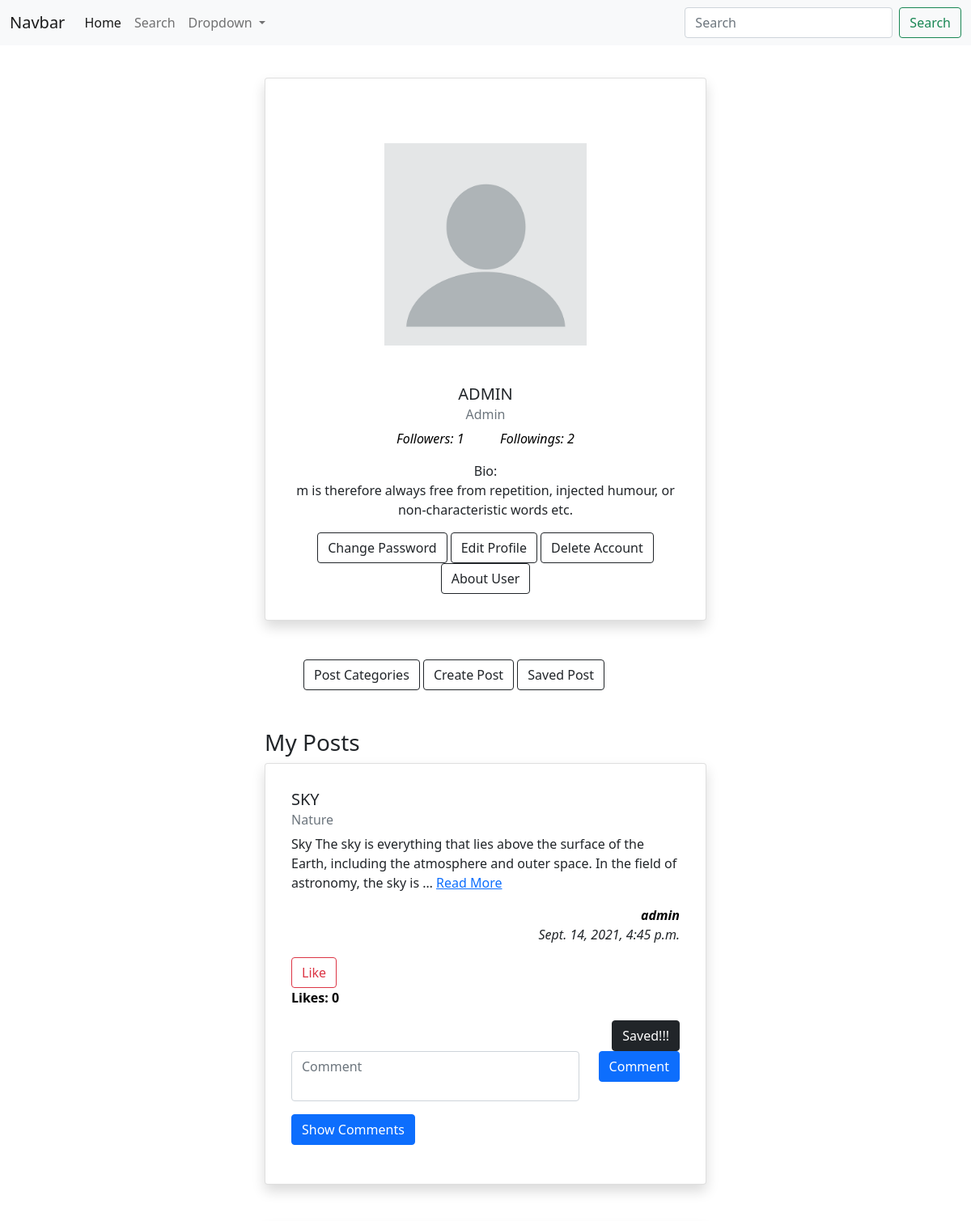
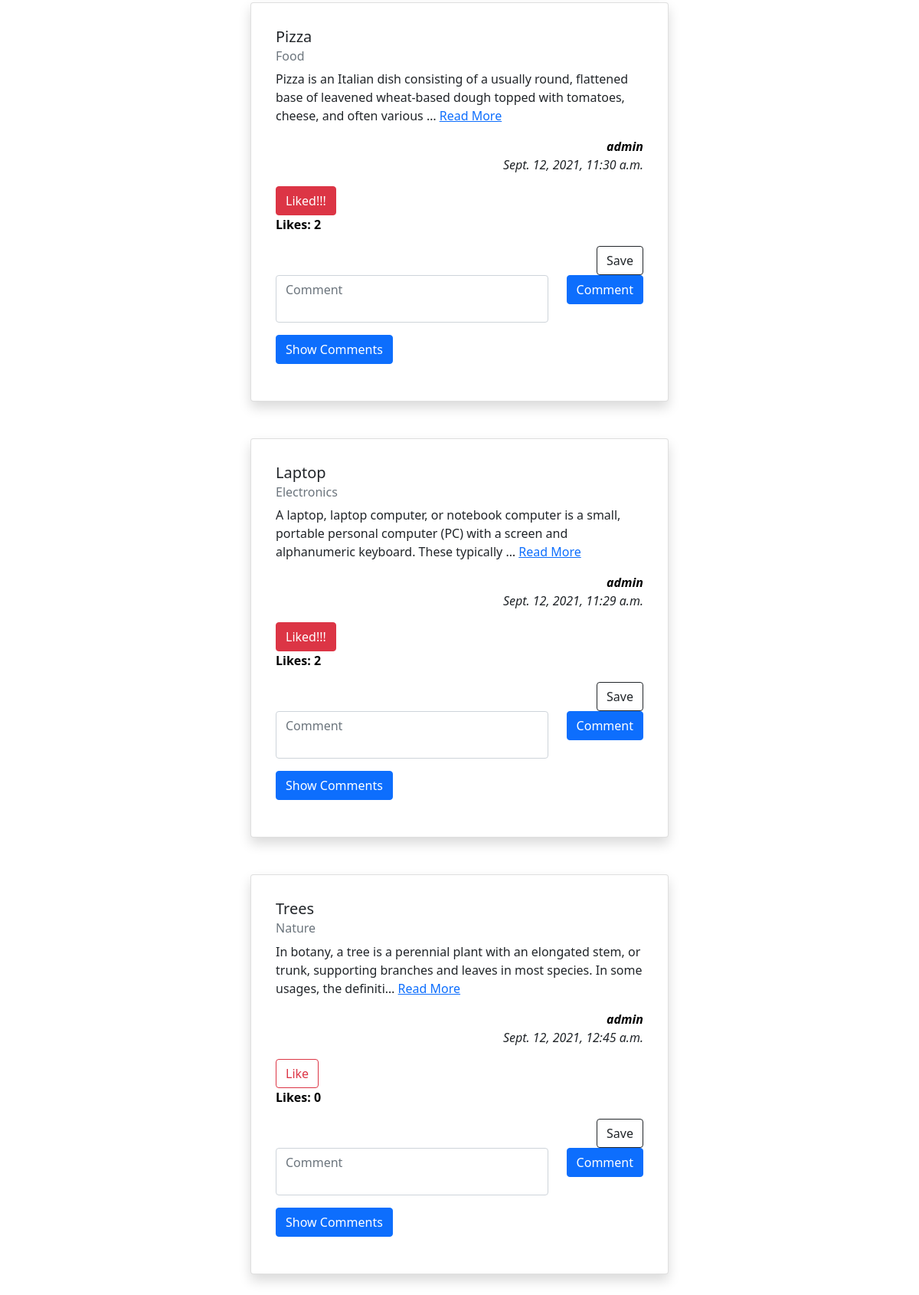
The app's page /user-profile/1/ (signed in) with its own data (2 pictures, top to bottom).
### mainapp/models.py (models this page shows, shortened)
class AboutUser(models.Model):
    GENDER_CHOICES = (
        ('Male', 'Male'),
        ('Female', 'Female'),
        ('Others', 'Others'),
        ('Prefer Not to Say', 'Prefer Not to Say')
    )
    user = models.OneToOneField(User, on_delete = models.CASCADE)
    gender = models.CharField(max_length = 100, choices = GENDER_CHOICES)
    age = models.IntegerField() # For checking restriction (age is required)
    contact_number = models.IntegerField(blank = True, null=True, unique=True)
    description = models.TextField(blank = True, null=True)
    created = models.DateTimeField(auto_now_add=True)

class Post(models.Model):
    posted_by = models.ForeignKey(User, on_delete = models.CASCADE)
    post_title = models.CharField(max_length = 100)
    post_category = models.ForeignKey(PostCategory, on_delete=models.SET_NULL, null = True)
    post_content = models.TextField()
    post_created = models.DateTimeField(auto_now_add=True)
    class Meta:
        ordering = ['-post_created']

class PostCategory(models.Model):
    category_name = models.CharField(max_length = 150)
    created = models.DateTimeField(auto_now_add=True)
    def __str__(self):
        return self.category_name
    class Meta:
        ordering = ['-created']

### mainapp/views.py (the view, shortened to what this page needs)
# urls.py: path('user-profile/<int:pk>/', views.UserProfileView.as_view(), name='user-profile'),
class UserProfileView(LoginRequiredMixin, DetailView):
    template_name = 'mainapp/user-profile.html'
    model = User
    context_object_name = 'user'
    def get(self, *args, **kwargs):
        try:
            User.objects.get(id = kwargs['pk'])
        except:
            return HttpResponseRedirect(f'/user-profile/{self.request.user.id}/')
        return super().get(*args, **kwargs)
    def get_context_data(self, *args, **kwargs):
        context = super().get_context_data(*args, **kwargs)
        user_id = kwargs.get('object').id
        user_info = User.objects.get(id = user_id)
        user_abt = AboutUser.objects.get(user = user_info)
        context['user_abt'] = user_abt
        posts = Post.objects.filter(posted_by = User.objects.get(id = user_id))
        context['posts'] = posts
        all_posts = {}
        for post in posts:
            all_posts[post] = {}
            total_like = Like.objects.filter(post = post).count()
            num_like = Like.objects.filter(post = post, liked_by = User.objects.get(id = self.request.user.id)).count()
            num_save = Save.objects.filter(post = post, saved_by = User.objects.get(id = self.request.user.id)).count()
            all_posts[post]['comments'] = {}
            for cmt in Comment.objects.filter(post = post):
                tot_cmt_like = CommentLike.objects.filter(comment = cmt).count()
                usr_cmt_like = CommentLike.objects.filter(
                    liked_by = User.objects.get(id = self.request.user.id),
                    comment = cmt).count()
                all_posts[post]['comments'][cmt] = {}
                all_posts[post]['comments'][cmt]['comment_like'] = tot_cmt_like
                if usr_cmt_like == 1:
                    all_posts[post]['comments'][cmt]['comment_status'] = False
                elif usr_cmt_like == 0:
                    all_posts[post]['comments'][cmt]['comment_status'] = True
            all_posts[post]['total_likes'] = total_like
            if num_like == 1:
                all_posts[post]['like_status'] = False
            elif num_like == 0:
                all_posts[post]['like_status'] = True
            if num_save == 1:
                all_posts[post]['save_status'] = False
            elif num_save == 0:
                all_posts[post]['save_status'] = True
        context['all_posts'] = all_posts
        follower = User.objects.get(id = self.request.user.id)
        following = User.objects.get(id = user_id)
        rel_cnt = Follow.objects.filter(follower = follower, following = following).count()
        if rel_cnt == 1:
            context['avail_follow'] = False
        elif rel_cnt == 0:
            context['avail_follow'] = True
        context['num_followers'] = Follow.objects.filter(following = user_id).count() # Others are following to me
        context['num_followings'] = Follow.objects.filter(follower = user_id).count() # I am following to others
        return context

### mainapp/templates/mainapp/user-profile.html (shortened to what this page needs)
{% extends 'mainapp/main.html' %}
{% load static %}
{% block content %}
    <div class="row justify-content-center">
        <div class="col-sm-6 mt-5">
            <div class="card shadow p-3 mb-5 bg-body rounded">
                <div class="card-body">
                    <div class="text-center">
                        <img src="{% static 'mainapp/images/useravatar.png' %}" alt="{{user.username}}" class="m-5" title="{{user.username}}"
                        width="250px" height="250px">
                        <h5 class="card-title">{{user.username|upper}}</h5>
                        {% if user.is_superuser %}
                            <h6 class="card-subtitle mb-2 text-muted">Admin</h6>
                        {% else %}
                            <h6 class="card-subtitle mb-2 text-muted">User</h6>
                        {% endif %}
                        <p class="card-text">
                            <em>
                                <a href="{% url 'user-follow' user.id %}" style="text-decoration: none; color: black;">
                                    Followers: {{num_followers}}
                                </a>
                            </em> &emsp; &emsp;
                            <em>
                                <a href="{% url 'user-follow' user.id %}" style="text-decoration: none; color: black;">
                                    Followings: {{num_followings}}
                                </a>
                            </em>
                        </p>
                        <p class="card-text">Bio:<br>{{user_abt.description|truncatechars:150}}</p>
                        {% if request.user.id == user.id %}
                            <a href="{% url 'change-password' user.id %}" class="btn btn-outline-dark">Change Password</a>
                            <a href="{% url 'edit-profile' user.id %}" class="btn btn-outline-dark">Edit Profile</a>
                            <a href="{% url 'delete-user' user.id %}" class="btn btn-outline-dark">Delete Account</a>
                            <a href="{% url 'about-user' %}" class="btn btn-outline-dark">About User</a>
                        {% endif %}
                    </div>
                </div>
            </div>
            <div class="m-5">
                {% if request.user.id == user.id %}
                    <a href="{% url 'post-categories' %}" class="btn btn-outline-dark">Post Categories</a>
                    <a href="{% url 'create-post' %}" class="btn btn-outline-dark">Create Post</a>
                    <a href="{% url 'saved-posts' user.id %}" class="btn btn-outline-dark">Saved Post</a>
                {% endif %}
            </div>
        </div>
    </div>
    <div class="row justify-content-center">
        <div class="col-sm-6 mb-5">
            <h3>My Posts</h3>
            {% for post, post_info in all_posts.items %}
                <div class="card mb-3 shadow p-3 mb-5 bg-body rounded">
                    <div class="card-body">
                        <h5 class="card-title">{{post.post_title}}</h5>
                        <h6 class="card-subtitle mb-2 text-muted">{{post.post_category}}</h6>
                        <p class="card-text">
                            {{post.post_content|truncatechars:150}}
                            <a href="{% url 'post-detail' post.id %}" class="card-link">Read More</a>
                        </p>
                        <p class="card-text text-end">
                            <em>
                                <a href="{% url 'user-profile' post.posted_by.id %}" style="text-decoration: none; color: black;">
                                    <strong>{{post.posted_by.username}}</strong>
                                </a> <br>
                                {{post.post_created}}
                            </em>
                        </p>
                            <form action="" method="POST">
                                {% if post_info.like_status %}
                                    <input type="submit" value="Like" class="btn btn-outline-danger">
                                {% else %}
                                    <input type="submit" value="Liked!!!" class="btn btn-danger">
                                {% endif %}
                            </form>
                            <p>
                                <a href="{% url 'post-likers' post.id %}" style="text-decoration: none; color: black;">
                                    <strong>Likes: {{post_info.total_likes}}</strong>
                                </a>
                            </p>
                            <form action="" method="POST" class="text-end">
                                {% if post_info.save_status %}
                                    <input type="submit" value="Save" class="btn btn-outline-dark">
                                {% else %}
                                    <input type="submit" value="Saved!!!" class="btn btn-dark">
                                {% endif %}
                            </form>
                            <form class="row" method="POST">
                                <div class="col">
                                    <textarea name="post-comment" id="" cols="" rows="2" class="form-control" placeholder="Comment"></textarea>
                                </div>
                                <div class="col-auto">
                                    <button type="submit" class="btn btn-primary mb-3">Comment</button>
                                </div>
                            </form>
                            <p class="mt-3">
                                <button class="btn btn-primary" type="button" data-bs-toggle="collapse" data-bs-target="#collapseExample" aria-expanded="false" aria-controls="collapseExample">
                                Show Comments
                                </button>
                            </p>
                    </div>
                </div>
            {% empty %}
                <h3 class="alert alert-warning">No post Added</h3>
            {% endfor %}
        </div>
    </div>
{% endblock content %}

### mainapp/templates/mainapp/main.html (shortened to what this page needs)
<!DOCTYPE html>
{% load static %}
<html lang="en">
<head>
    <link rel="stylesheet" href="{% static 'mainapp/css/bootstrap.css' %}">
</head>
<body>
    {% block navbar %}
        {% include 'mainapp/navbar.html' %}
    {% endblock navbar %}
    <div class="container my-5">
        {% block content %}
        {% endblock content %}
    </div>
</body>
</html>

### mainapp/templates/mainapp/navbar.html (shortened to what this page needs)
<nav class="navbar navbar-expand-lg navbar-light bg-light fixed-top">
    <div class="container-fluid">
      <a class="navbar-brand" href="{% url 'home' %}">Navbar</a>
      <div class="collapse navbar-collapse" id="navbarSupportedContent">
        <ul class="navbar-nav me-auto mb-2 mb-lg-0">
          <li class="nav-item">
            <a class="nav-link active" aria-current="page" href="{% url 'home' %}">Home</a>
          </li>
          <li class="nav-item">
            <a class="nav-link" href="{% url 'search' %}">Search</a>
          </li>
          <li class="nav-item dropdown">
            <a class="nav-link dropdown-toggle" href="#" id="navbarDropdown" role="button" data-bs-toggle="dropdown" aria-expanded="false">
              Dropdown
            </a>
          </li>
        </ul>
        <form class="d-flex">
          <input class="form-control me-2" type="search" placeholder="Search" aria-label="Search">
          <button class="btn btn-outline-success" type="submit">Search</button>
        </form>
      </div>
    </div>
  </nav>

### mainapp/templates/mainapp/user-profile.html (style rules this page uses)
textarea { resize: none; }

### records on screen
AboutUser: description "m is therefore always free from repetition, injected humour, or non-characteristic words etc."
Post: post_title "SKY", post_category "Nature", post_content "Sky The sky is everything that lies above the surface of the Earth, including the atmosphere and outer space. In the field of astronomy, the sky is …", posted_by.username "admin", post_created "Sept. 14, 2021, 4:45 p.m.", total_likes "0"
Post: post_title "Pizza", post_category "Food", post_content "Pizza is an Italian dish consisting of a usually round, flattened base of leavened wheat-based dough topped with tomatoes, cheese, and often various …", posted_by.username "admin", post_created "Sept. 12, 2021, 11:30 a.m.", total_likes "2"
Post: post_title "Laptop", post_category "Electronics", post_content "A laptop, laptop computer, or notebook computer is a small, portable personal computer (PC) with a screen and alphanumeric keyboard. These typically …", posted_by.username "admin", post_created "Sept. 12, 2021, 11:29 a.m.", total_likes "2"
Post: post_title "Trees", post_category "Nature", post_content "In botany, a tree is a perennial plant with an elongated stem, or trunk, supporting branches and leaves in most species. In some usages, the definiti…", posted_by.username "admin", post_created "Sept. 12, 2021, 12:45 a.m.", total_likes "0"

### other values on screen
{{ user.username|upper }} "ADMIN"
{{ num_followers }} "1"
{{ num_followings }} "2"
